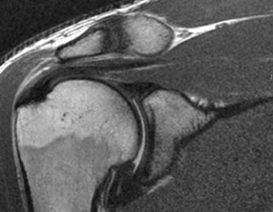
#> input picture UNIUBE-PDI/Colab Notebooks/Images/mri.jpg, 273 x 212 px, found by its file name
$ jupyter execute Histograma.ipynb
#> lines starting #> are read from the running program, lines starting #| are printed output that depends on the picture
**Plotagem do histograma**

[cell 1]
# Bibliotecas
import cv2
import numpy as np
import math
import matplotlib.pyplot as plt

[cell 2]
# Exibe uma janela para a seleção de um arquivo
from google.colab import files
arquivo = files.upload()
#> the answer given: mri.jpg
img_name = next(iter(arquivo))

# Leitura da imagem pelo cv2, convertido para tons de cinza
image = cv2.imread(img_name, cv2.IMREAD_GRAYSCALE)
#> image is the input picture: shape (212, 273); min 10, max 255, mean 91.6

[cell 3]
# Vetor com 256 níveis (profundidade de 8 bits)
dist = np.zeros(256, dtype=int)
indexes = list(range(len(dist)))

for i in range(image.shape[0]):
  for j in range(image.shape[1]):

    value = image[i,j]
    dist[value] += 1
#> after the loop, dist = 256 values, max 916 at index 73, min 0 at index 0, mean 226.1

# Plotagem do Histograma:
plt.figure(figsize=(6,4))
plt.bar(indexes,dist, color='blue')
plt.title("Histograma da Imagem")
plt.xlabel("Níveis")
plt.ylabel("Pixels")
plt.show()
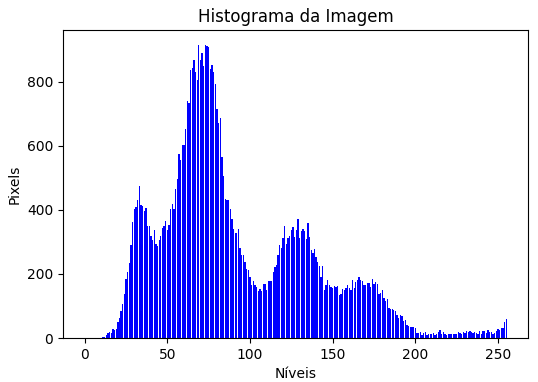
#> figure drawn by matplotlib, 1 panel; tallest bar 916 high, from x = 72.6 to 73.4

**Equalização da imagem**

[cell 4]
# Vetor com os níveis --> indexes
# Vetor com as quantidades --> dist

# Vetor para as probabilidades:
prob = np.zeros(256, dtype=float)
for i in range(len(prob)):
  prob[i] = dist[i] / (image.shape[0] * image.shape[1])
#> after the loop, prob = 256 values, max 0.0158 at index 73, min 0 at index 0, mean 0.00391

# Vetor para a CDF
cdf = np.zeros(256, dtype=float)
cdf[0] = prob[0]
for i in range(1, len(cdf)):
  cdf[i] = cdf[i-1] + prob[i]
#> after the loop, cdf = 256 values from 0 to 1

# Calculo de sk (novos níveis):
sk = np.zeros(256, dtype=int)
for i in range(len(sk)):
  sk[i] = round(255 * cdf[i])
#> after the loop, sk = 256 values from 0 to 255

print("Níveis originais:")
print(indexes)
#> (printed output is left out)
# Exibe uma lista 'limpa', apenas com os valores inteiros
print("Níveis transformados:")
print([int(x) for x in sk])
#> (printed output is left out)

**Novo histograma**

[cell 5]
# Vetor com novas distribuições
new_dist = np.zeros(256, dtype=int)

for i in range(256):
  for j in range(256):
    if sk[i] == j:
      new_dist[j] += dist[i]
#> after the loop, new_dist = 256 values, max 916 at index 111, min 0 at index 6, mean 226.1

# Plotagem do novo histograma:
plt.figure(figsize=(6,4))
plt.bar(indexes, new_dist, color='blue')
plt.title("Histograma da Imagem")
plt.xlabel("Níveis")
plt.ylabel("Pixels")
plt.show()
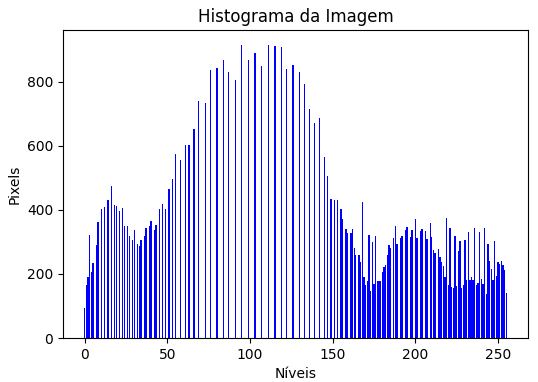
#> figure drawn by matplotlib, 1 panel; tallest bar 916 high, from x = 110.6 to 111.4

[cell 6]
print("Níveis originais:")
print(indexes)
#> (printed output is left out)
print("Níveis transformados:")
print([int(x) for x in sk])
#> (printed output is left out)
print("Distribuição original:")
print([int(x) for x in dist])
#> (printed output is left out)
print("Distribuição equalizada:")
print([int(x) for x in new_dist])

**Imagem Equalizada**

[cell 7]
# Cria uma imagem nova com o mesmo tamanho da original
new_image = np.zeros_like(image)

# Percorre todos os pixels
for i in range(image.shape[0]):
    for j in range(image.shape[1]):

        # Intensidade original
        value = image[i, j]
        # Substitui pela nova intensidade
        new_image[i, j] = sk[value]
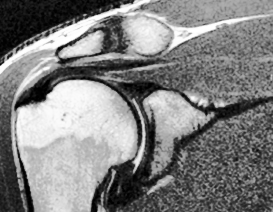
#> new_image: shape (212, 273); min 0, max 255, mean 128.6

plt.figure(figsize=(8,8))
plt.subplots_adjust(wspace=0.4)

# plt.subplot(linhas, colunas, posição)
plt.subplot(1,2,1)
plt.imshow(image, cmap='gray')
plt.title("Imagem Original")

plt.subplot(1,2,2)
plt.imshow(new_image, cmap='gray')
plt.title("Imagem Equalizada")
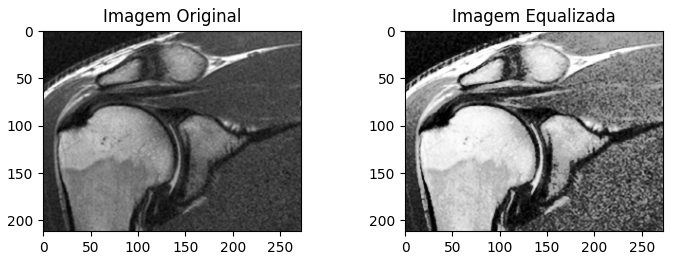
#> figure drawn by matplotlib, 2 panels
